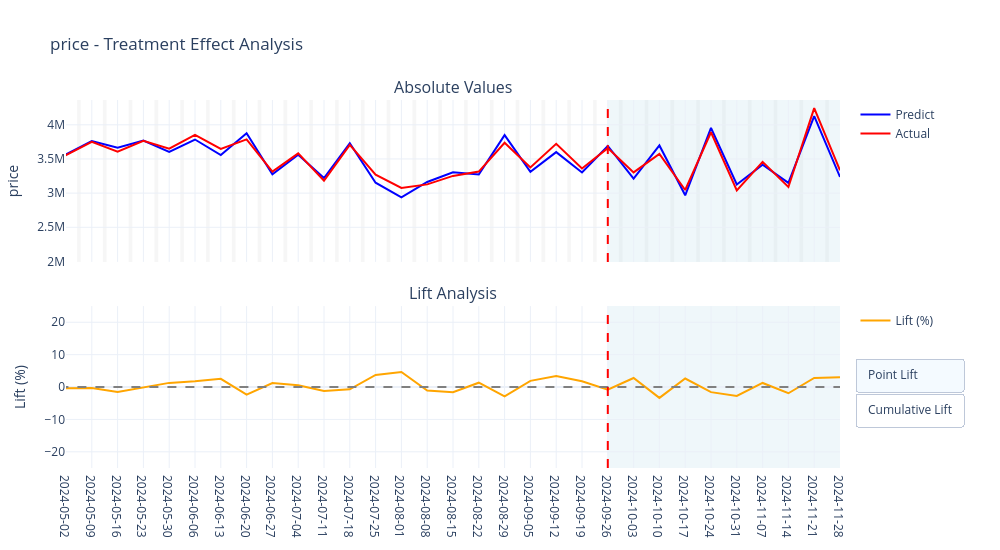
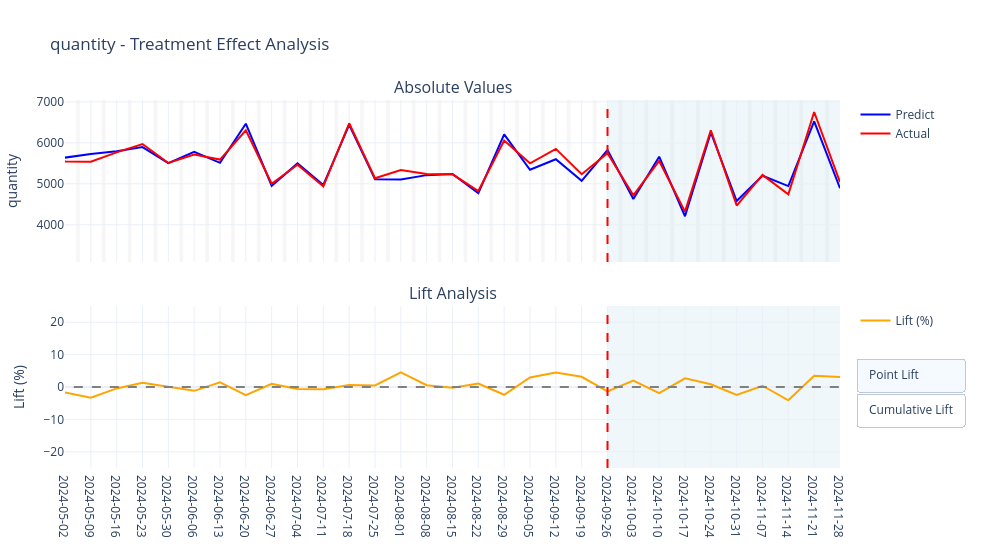
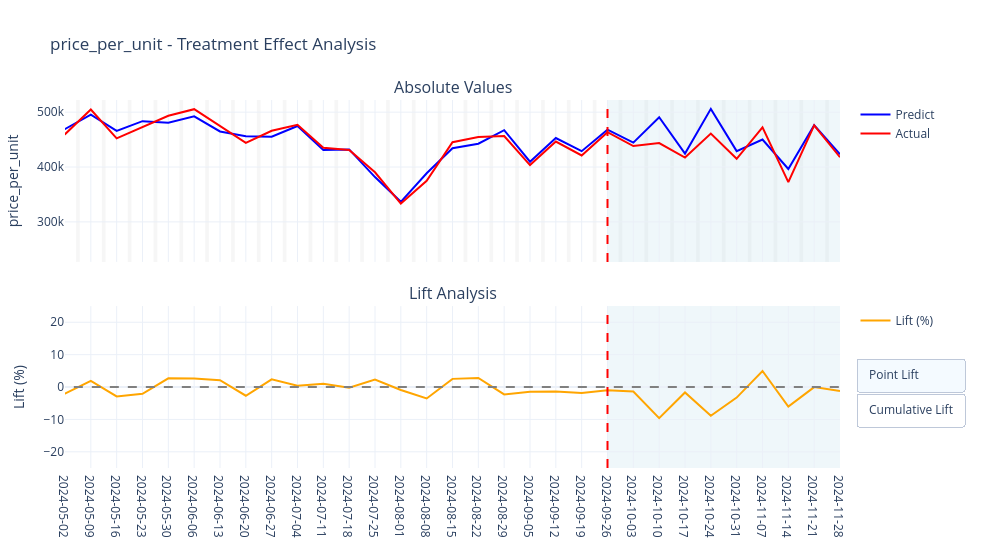

The notebook cell these images were saved under, in order:
### Code cell
matching_dates = pd.date_range(start='2024-05-02', end='2024-11-28', freq='W')
for outcome in ["price", "quantity", "price_per_unit"]:
    create_lift_plot(
        df_predict=df_pred,
        outcome=outcome,
        start='2024-05-02', end='2024-11-28',
        matching_dates=matching_dates,
        treatment_start='2024-10-03',
        entity_col=config.entity_col, time_col=config.time_col,
        show_plot=True,
    )
